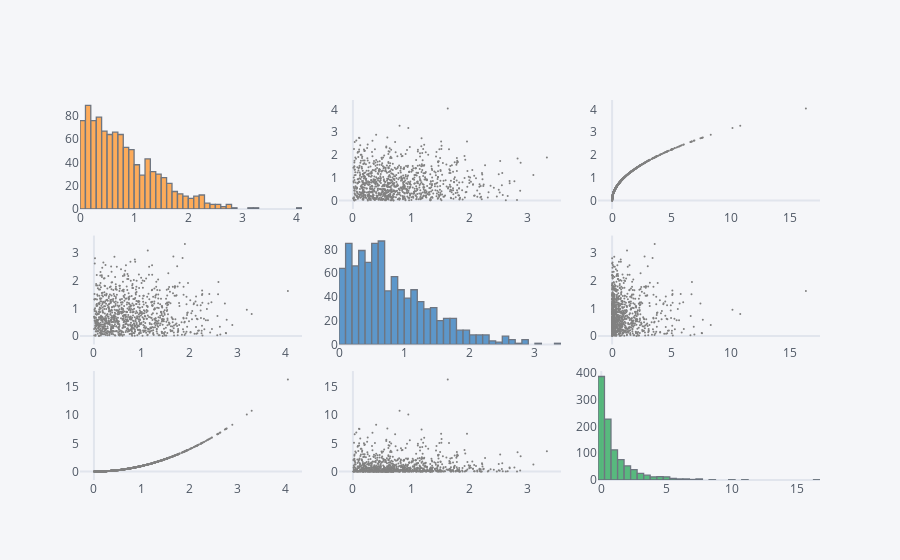

Notebook source saved alongside this figure:
### Code cell
df2.scatter_matrix(bins=50)

### Figure 1 — Plotly figure (JSON) as saved in the notebook; plotly's stock layout.template omitted (floating-point values rounded to 4 significant figures; data arrays with more than 128 entries replaced by an {"elided": "..."} marker saying what was removed)
{"data": [{"histfunc": "count", "histnorm": "", "marker": {"color": "rgba(255, 153, 51, 1.0)", "line": {"color": "#4D5663", "width": 1.3}}, "name": "alfa", "nbinsx": 50, "opacity": 0.8, "orientation": "v", "x": {"elided": "1000 float values"}, "xaxis": "x", "yaxis": "y", "type": "histogram"}, {"line": {"color": "rgba(128, 128, 128, 1.0)", "dash": "solid", "shape": "linear", "width": 1.3}, "marker": {"size": 2, "symbol": "circle"}, "mode": "markers", "name": "alfa", "text": "", "x": {"elided": "1000 float values"}, "xaxis": "x2", "y": {"elided": "1000 float values"}, "yaxis": "y2", "type": "scatter"}, {"line": {"color": "rgba(128, 128, 128, 1.0)", "dash": "solid", "shape": "linear", "width": 1.3}, "marker": {"size": 2, "symbol": "circle"}, "mode": "markers", "name": "alfa", "text": "", "x": {"elided": "1000 float values"}, "xaxis": "x3", "y": {"elided": "1000 float values"}, "yaxis": "y3", "type": "scatter"}, {"line": {"color": "rgba(128, 128, 128, 1.0)", "dash": "solid", "shape": "linear", "width": 1.3}, "marker": {"size": 2, "symbol": "circle"}, "mode": "markers", "name": "beta", "text": "", "x": {"elided": "1000 float values"}, "xaxis": "x4", "y": {"elided": "1000 float values"}, "yaxis": "y4", "type": "scatter"}, {"histfunc": "count", "histnorm": "", "marker": {"color": "rgba(55, 128, 191, 1.0)", "line": {"color": "#4D5663", "width": 1.3}}, "name": "beta", "nbinsx": 50, "opacity": 0.8, "orientation": "v", "x": {"elided": "1000 float values"}, "xaxis": "x5", "yaxis": "y5", "type": "histogram"}, {"line": {"color": "rgba(128, 128, 128, 1.0)", "dash": "solid", "shape": "linear", "width": 1.3}, "marker": {"size": 2, "symbol": "circle"}, "mode": "markers", "name": "beta", "text": "", "x": {"elided": "1000 float values"}, "xaxis": "x6", "y": {"elided": "1000 float values"}, "yaxis": "y6", "type": "scatter"}, {"line": {"color": "rgba(128, 128, 128, 1.0)", "dash": "solid", "shape": "linear", "width": 1.3}, "marker": {"size": 2, "symbol": "circle"}, "mode": "markers", "name": "gama", "text": "", "x": {"elided": "1000 float values"}, "xaxis": "x7", "y": {"elided": "1000 float values"}, "yaxis": "y7", "type": "scatter"}, {"line": {"color": "rgba(128, 128, 128, 1.0)", "dash": "solid", "shape": "linear", "width": 1.3}, "marker": {"size": 2, "symbol": "circle"}, "mode": "markers", "name": "gama", "text": "", "x": {"elided": "1000 float values"}, "xaxis": "x8", "y": {"elided": "1000 float values"}, "yaxis": "y8", "type": "scatter"}, {"histfunc": "count", "histnorm": "", "marker": {"color": "rgba(50, 171, 96, 1.0)", "line": {"color": "#4D5663", "width": 1.3}}, "name": "gama", "nbinsx": 50, "opacity": 0.8, "orientation": "v", "x": {"elided": "1000 float values"}, "xaxis": "x9", "yaxis": "y9", "type": "histogram"}], "layout": {"bargap": 0.02, "legend": {"bgcolor": "#F5F6F9", "font": {"color": "#4D5663"}}, "paper_bgcolor": "#F5F6F9", "plot_bgcolor": "#F5F6F9", "showlegend": false, "title": {"font": {"color": "#4D5663"}}, "xaxis": {"anchor": "y", "domain": [0.0, 0.3], "gridcolor": "#E1E5ED", "showgrid": false, "tickfont": {"color": "#4D5663"}, "title": {"font": {"color": "#4D5663"}, "text": ""}, "zerolinecolor": "#E1E5ED"}, "yaxis": {"anchor": "x", "domain": [0.7133, 1.0], "gridcolor": "#E1E5ED", "showgrid": false, "tickfont": {"color": "#4D5663"}, "title": {"font": {"color": "#4D5663"}, "text": ""}, "zerolinecolor": "#E1E5ED"}, "xaxis2": {"anchor": "y2", "domain": [0.35, 0.65], "gridcolor": "#E1E5ED", "showgrid": false, "tickfont": {"color": "#4D5663"}, "title": {"font": {"color": "#4D5663"}, "text": ""}, "zerolinecolor": "#E1E5ED"}, "yaxis2": {"anchor": "x2", "domain": [0.7133, 1.0], "gridcolor": "#E1E5ED", "showgrid": false, "tickfont": {"color": "#4D5663"}, "title": {"font": {"color": "#4D5663"}, "text": ""}, "zerolinecolor": "#E1E5ED"}, "xaxis3": {"anchor": "y3", "domain": [0.7, 1.0], "gridcolor": "#E1E5ED", "showgrid": false, "tickfont": {"color": "#4D5663"}, "title": {"font": {"color": "#4D5663"}, "text": ""}, "zerolinecolor": "#E1E5ED"}, "yaxis3": {"anchor": "x3", "domain": [0.7133, 1.0], "gridcolor": "#E1E5ED", "showgrid": false, "tickfont": {"color": "#4D5663"}, "title": {"font": {"color": "#4D5663"}, "text": ""}, "zerolinecolor": "#E1E5ED"}, "xaxis4": {"anchor": "y4", "domain": [0.0, 0.3], "gridcolor": "#E1E5ED", "showgrid": false, "tickfont": {"color": "#4D5663"}, "title": {"font": {"color": "#4D5663"}, "text": ""}, "zerolinecolor": "#E1E5ED"}, "yaxis4": {"anchor": "x4", "domain": [0.3567, 0.6433], "gridcolor": "#E1E5ED", "showgrid": false, "tickfont": {"color": "#4D5663"}, "title": {"font": {"color": "#4D5663"}, "text": ""}, "zerolinecolor": "#E1E5ED"}, "xaxis5": {"anchor": "y5", "domain": [0.35, 0.65], "gridcolor": "#E1E5ED", "showgrid": false, "tickfont": {"color": "#4D5663"}, "title": {"font": {"color": "#4D5663"}, "text": ""}, "zerolinecolor": "#E1E5ED"}, "yaxis5": {"anchor": "x5", "domain": [0.3567, 0.6433], "gridcolor": "#E1E5ED", "showgrid": false, "tickfont": {"color": "#4D5663"}, "title": {"font": {"color": "#4D5663"}, "text": ""}, "zerolinecolor": "#E1E5ED"}, "xaxis6": {"anchor": "y6", "domain": [0.7, 1.0], "gridcolor": "#E1E5ED", "showgrid": false, "tickfont": {"color": "#4D5663"}, "title": {"font": {"color": "#4D5663"}, "text": ""}, "zerolinecolor": "#E1E5ED"}, "yaxis6": {"anchor": "x6", "domain": [0.3567, 0.6433], "gridcolor": "#E1E5ED", "showgrid": false, "tickfont": {"color": "#4D5663"}, "title": {"font": {"color": "#4D5663"}, "text": ""}, "zerolinecolor": "#E1E5ED"}, "xaxis7": {"anchor": "y7", "domain": [0.0, 0.3], "gridcolor": "#E1E5ED", "showgrid": false, "tickfont": {"color": "#4D5663"}, "title": {"font": {"color": "#4D5663"}, "text": ""}, "zerolinecolor": "#E1E5ED"}, "yaxis7": {"anchor": "x7", "domain": [0.0, 0.2867], "gridcolor": "#E1E5ED", "showgrid": false, "tickfont": {"color": "#4D5663"}, "title": {"font": {"color": "#4D5663"}, "text": ""}, "zerolinecolor": "#E1E5ED"}, "xaxis8": {"anchor": "y8", "domain": [0.35, 0.65], "gridcolor": "#E1E5ED", "showgrid": false, "tickfont": {"color": "#4D5663"}, "title": {"font": {"color": "#4D5663"}, "text": ""}, "zerolinecolor": "#E1E5ED"}, "yaxis8": {"anchor": "x8", "domain": [0.0, 0.2867], "gridcolor": "#E1E5ED", "showgrid": false, "tickfont": {"color": "#4D5663"}, "title": {"font": {"color": "#4D5663"}, "text": ""}, "zerolinecolor": "#E1E5ED"}, "xaxis9": {"anchor": "y9", "domain": [0.7, 1.0], "gridcolor": "#E1E5ED", "showgrid": false, "tickfont": {"color": "#4D5663"}, "title": {"font": {"color": "#4D5663"}, "text": ""}, "zerolinecolor": "#E1E5ED"}, "yaxis9": {"anchor": "x9", "domain": [0.0, 0.2867], "gridcolor": "#E1E5ED", "showgrid": false, "tickfont": {"color": "#4D5663"}, "title": {"font": {"color": "#4D5663"}, "text": ""}, "zerolinecolor": "#E1E5ED"}}}
